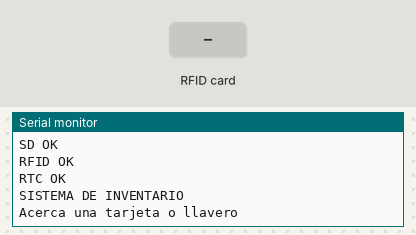
The sketch below on a simulated Arduino Uno, built with avr-gcc and run on an emulated ATmega328P. On the bench: the last lines printed to the serial monitor. Inputs (shaded band) come from the test bench. The local clock reads 2024-03-15 10:24:30 at power-on unless the sketch sets it; storage starts empty.

Above: at 3.2 s.
3.3 s: RFID card 5E 7A 19 C4 held to the reader
At 3.9 s:
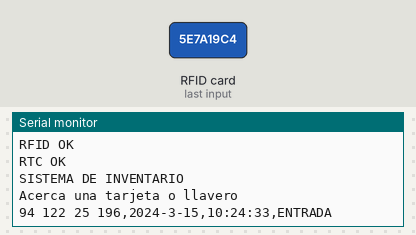
4.8 s: RFID card 5E 7A 19 C4 held to the reader
At 6.0 s:
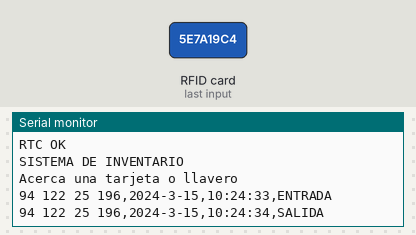

The sketch:

Inventario.ino
```cpp
#include <SPI.h>
#include <SD.h>
#include <MFRC522.h>
#include <Wire.h>
#include <RTClib.h>

#define CS_RFID 10
#define RST_RFID 9
#define CS_SD 4
#define MAX_TARJETAS 10

MFRC522 rfid(CS_RFID, RST_RFID);
RTC_DS1307 rtc;
String uidString;

// Arreglos para guardar múltiples tarjetas y su estado
String uidRegistrados[MAX_TARJETAS];
String estadoTarjeta[MAX_TARJETAS];
int numTarjetas = 0;

void setup() {
  Serial.begin(9600);
  delay(2000);
  Serial.println();
  Serial.println("=== INICIANDO SISTEMA ===");

  SPI.begin();

  // Inicializar SD
  if (!SD.begin(CS_SD)) {
    Serial.println("Error: SD no detectada");
  } else {
    Serial.println("SD OK");
  }

  // Inicializar RFID
  rfid.PCD_Init();
  Serial.println("RFID OK");

  // Inicializar RTC
  if (!rtc.begin()) {
    Serial.println("Error: RTC no detectado");
  } else {
    Serial.println("RTC OK");
  }

  Serial.println("\nSISTEMA DE INVENTARIO");
  Serial.println("Acerca una tarjeta o llavero\n");
}

int buscarTarjeta(String uid) {
  for (int i = 0; i < numTarjetas; i++) {
    if (uidRegistrados[i] == uid) {
      return i;
    }
  }
  return -1;
}

void agregarTarjeta(String uid) {
  if (numTarjetas < MAX_TARJETAS) {
    uidRegistrados[numTarjetas] = uid;
    estadoTarjeta[numTarjetas] = "ENTRADA";
    numTarjetas++;
  }
}

void loop() {
  if (!rfid.PICC_IsNewCardPresent()) return;
  if (!rfid.PICC_ReadCardSerial()) return;

  // Leer UID
  uidString = "";
  for (byte i = 0; i < rfid.uid.size; i++) {
    uidString += String(rfid.uid.uidByte[i]);
    if (i < rfid.uid.size - 1) uidString += " ";
  }

  // Buscar o agregar tarjeta
  int indice = buscarTarjeta(uidString);
  if (indice == -1) {
    agregarTarjeta(uidString);
    indice = numTarjetas - 1;
  } else {
    // Alternar estado
    if (estadoTarjeta[indice] == "ENTRADA") {
      estadoTarjeta[indice] = "SALIDA";
    } else {
      estadoTarjeta[indice] = "ENTRADA";
    }
  }

  // Obtener fecha y hora
  DateTime now = rtc.now();
  String fecha = String(now.year()) + "-" + String(now.month()) + "-" + String(now.day());
  String hora = String(now.hour()) + ":" + String(now.minute()) + ":" + String(now.second());

  // Mostrar en monitor
  Serial.print(uidString);
  Serial.print(",");
  Serial.print(fecha);
  Serial.print(",");
  Serial.print(hora);
  Serial.print(",");
  Serial.println(estadoTarjeta[indice]);

  // Guardar en SD
  File myFile = SD.open("DATA.txt", FILE_WRITE);
  if (myFile) {
    myFile.print(uidString);
    myFile.print(",");
    myFile.print(fecha);
    myFile.print(",");
    myFile.print(hora);
    myFile.print(",");
    myFile.println(estadoTarjeta[indice]);
    myFile.close();
  }

  rfid.PICC_HaltA();
  delay(500);
}
```

Measured:
- after the input at 3.3 s, the serial monitor: prints a new line at once (image 1)
- after the input at 4.8 s, the serial monitor: prints a new line at once (image 2)
